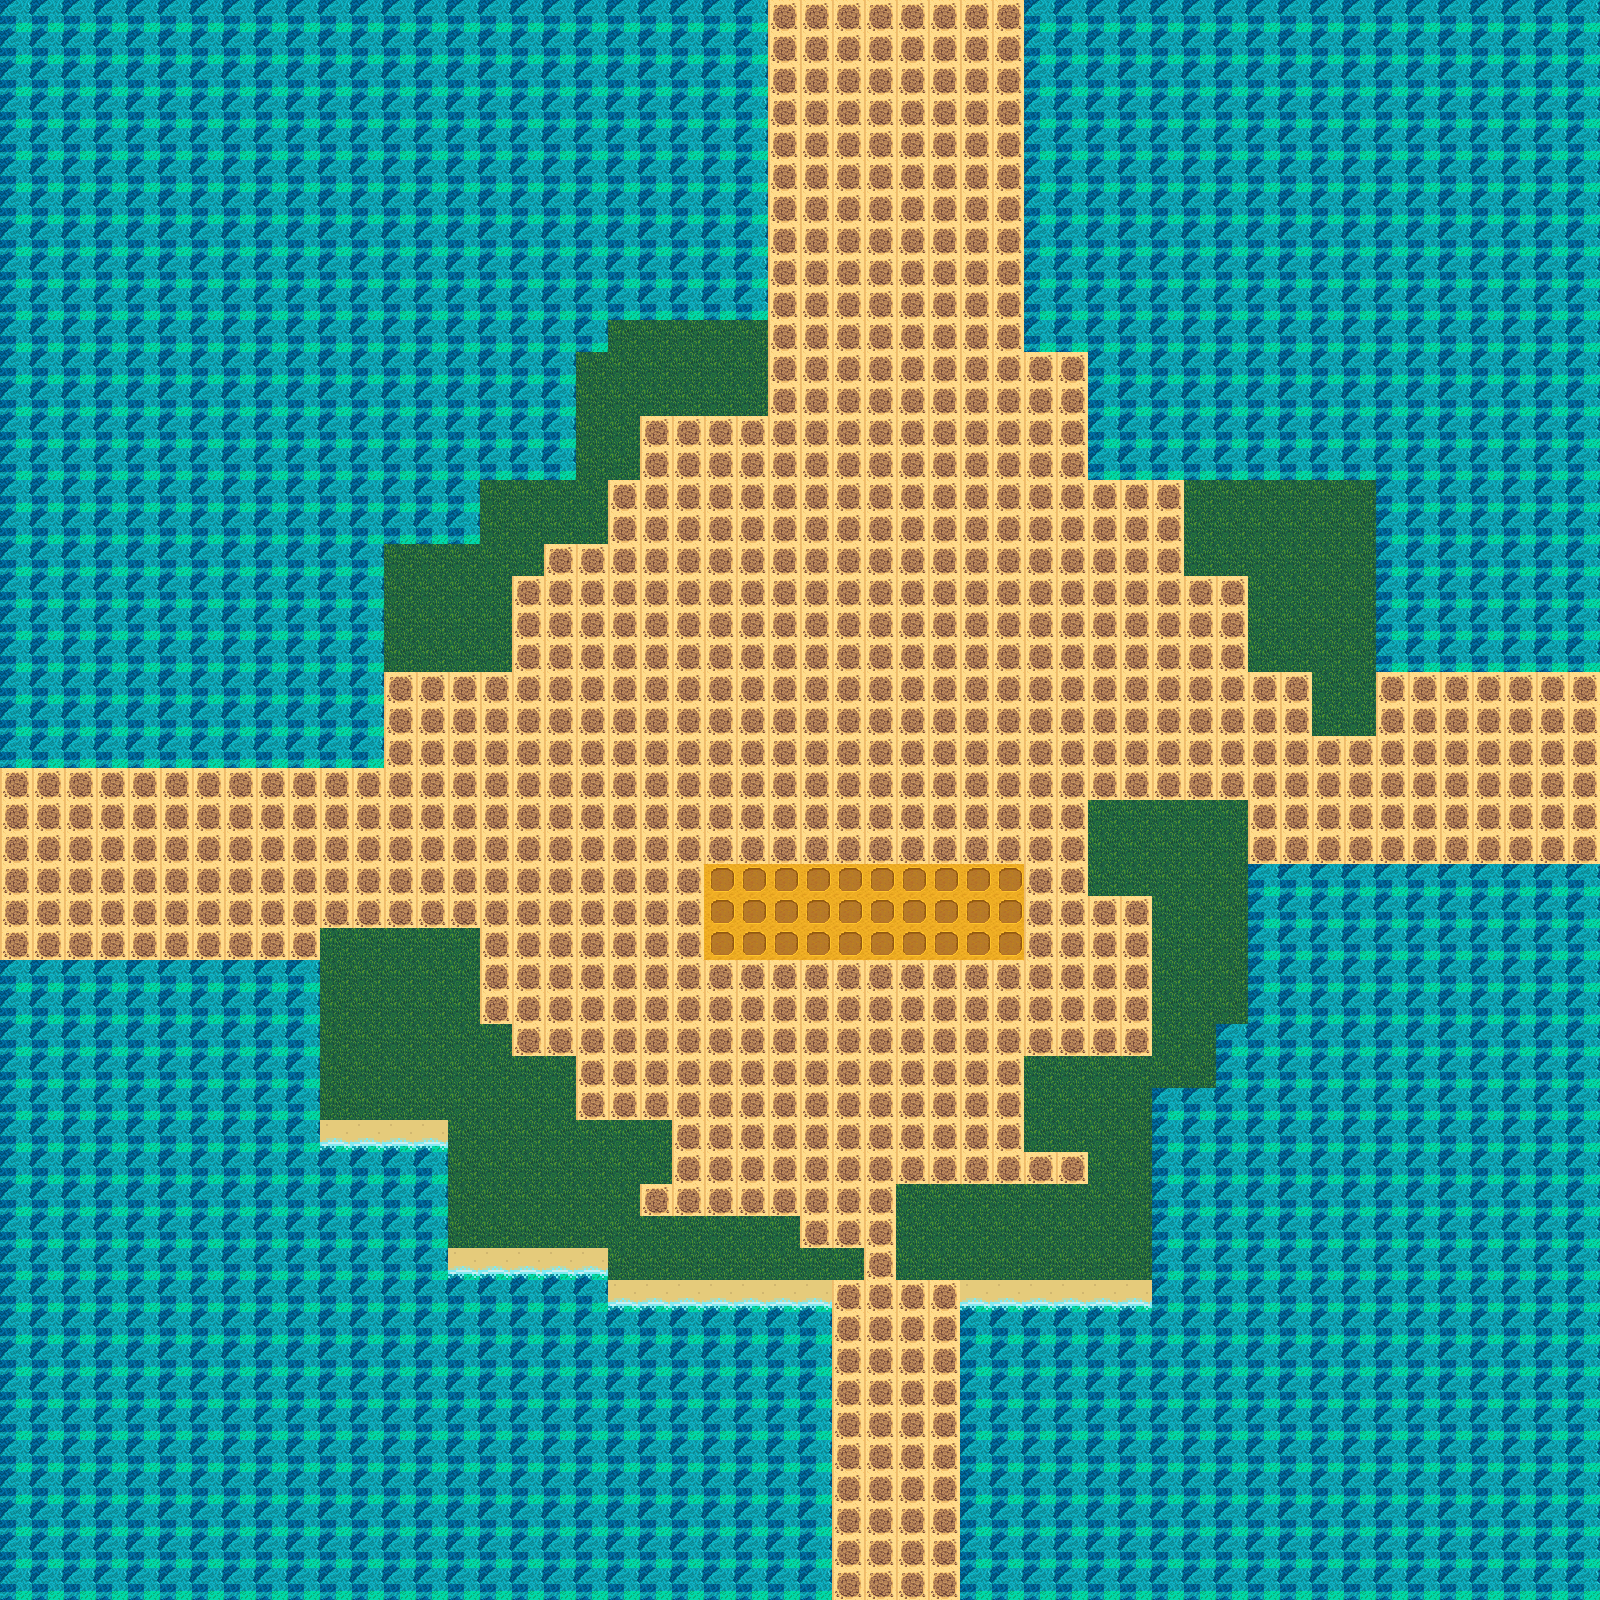

This is a level from a 2D game, rendered from its Tiled map with the project's own tilesets. A one-line summary and the map file follow, with tile-layer data summarised:
An orthogonal 50x50 tile map with 32x32 px tiles, 3 tile layers (boundary, base, arable), 11 tilesets and 162 objects.

<map version="1.10" tiledversion="1.11.0" orientation="orthogonal" renderorder="right-down" width="50" height="50" tilewidth="32" tileheight="32" infinite="0" nextlayerid="14" nextobjectid="383">
 <tileset firstgid="1" source="boundary_spring.tsx" />
 <tileset firstgid="2" source="base_spring.tsx" />
 <tileset firstgid="5" source="myhouse_1_spring.tsx" />
 <tileset firstgid="6" source="house_1_spring.tsx" />
 <tileset firstgid="7" source="tree_2_spring.tsx" />
 <tileset firstgid="8" source="bushes_1_spring.tsx" />
 <tileset firstgid="9" source="floor.tsx" />
 <tileset firstgid="10" source="bushes.tsx" />
 <tileset firstgid="11" source="boat.tsx" />
 <tileset firstgid="12" source="stone.tsx" />
 <tileset firstgid="13" source="arable.tsx" />
 <layer id="2" name="boundary" width="50" height="50">
  <data>[2500 cells, 2500 non-empty, 1 distinct tile ids]</data>
 </layer>
 <layer id="1" name="base" width="50" height="50">
  <data>[2500 cells, 1025 non-empty, 3 distinct tile ids]</data>
 </layer>
 <layer id="13" name="arable" width="50" height="50">
  <data>[2500 cells, 30 non-empty, 1 distinct tile ids]</data>
 </layer>
 <objectgroup id="8" name="static_1" locked="1">
  <object id="345" gid="11" x="248.333" y="656" width="90" height="56" />
  <object id="346" gid="11" x="423" y="393.333" width="90" height="56" />
  <object id="347" gid="11" x="1347" y="308" width="90" height="56" />
  <object id="348" gid="11" x="1368.33" y="1234.67" width="90" height="56" />
  <object id="349" gid="11" x="535" y="1474.67" width="90" height="56" />
  <object id="350" gid="11" x="99" y="1241.33" width="90" height="56" />
  <object id="351" gid="11" x="1168.33" y="1369.33" width="90" height="56" />
  <object id="352" gid="11" x="1369.67" y="1044" width="90" height="56" />
  <object id="353" gid="11" x="1243" y="1141.33" width="90" height="56" />
  <object id="354" gid="11" x="1464.33" y="553.333" width="90" height="56" />
  <object id="355" gid="11" x="1120.33" y="321.333" width="90" height="56" />
 </objectgroup>
 <objectgroup id="9" name="static_4">
  <object id="212" gid="9" x="594.667" y="701.333" width="16" height="15" />
  <object id="213" gid="9" x="632" y="697.333" width="16" height="15" />
  <object id="214" gid="9" x="613.333" y="704" width="16" height="15" />
  <object id="215" gid="9" x="598.667" y="736" width="16" height="15" />
  <object id="216" gid="9" x="584" y="730.667" width="16" height="15" />
  <object id="217" gid="9" x="620" y="722.667" width="16" height="15" />
  <object id="218" gid="9" x="594.667" y="717.333" width="16" height="15" />
  <object id="219" gid="9" x="633.333" y="725.333" width="16" height="15" />
  <object id="220" gid="9" x="622.667" y="721.333" width="16" height="15" />
  <object id="221" gid="9" x="612" y="726.667" width="16" height="15" />
  <object id="222" gid="9" x="620" y="736" width="16" height="15" />
  <object id="223" gid="9" x="640" y="738.667" width="16" height="15" />
  <object id="224" gid="9" x="640" y="696" width="16" height="15" />
  <object id="225" gid="9" x="618.667" y="696" width="16" height="15" />
  <object id="226" gid="9" x="597.333" y="700" width="16" height="15" />
  <object id="227" gid="9" x="644" y="701.333" width="16" height="15" />
  <object id="228" gid="9" x="570.667" y="716" width="16" height="15" />
  <object id="229" gid="9" x="573.333" y="753.333" width="16" height="15" />
  <object id="230" gid="9" x="602.667" y="753.333" width="16" height="15" />
  <object id="231" gid="9" x="645.333" y="774.667" width="16" height="15" />
  <object id="232" gid="9" x="617.333" y="754.667" width="16" height="15" />
  <object id="233" gid="9" x="589.333" y="768" width="16" height="15" />
  <object id="234" gid="9" x="618.667" y="773.333" width="16" height="15" />
  <object id="235" gid="9" x="652" y="737.333" width="16" height="15" />
  <object id="236" gid="9" x="557.333" y="728" width="16" height="15" />
  <object id="237" gid="9" x="582.667" y="688" width="16" height="15" />
  <object id="238" gid="9" x="545.333" y="704" width="16" height="15" />
  <object id="239" gid="9" x="568" y="678.667" width="16" height="15" />
  <object id="240" gid="9" x="565.333" y="702.667" width="16" height="15" />
  <object id="241" gid="9" x="540" y="734.667" width="16" height="15" />
  <object id="242" gid="9" x="554.667" y="776" width="16" height="15" />
  <object id="243" gid="9" x="537.333" y="750.667" width="16" height="15" />
  <object id="244" gid="9" x="544" y="754.667" width="16" height="15" />
  <object id="245" gid="9" x="568" y="745.333" width="16" height="15" />
  <object id="246" gid="9" x="572" y="765.333" width="16" height="15" />
  <object id="247" gid="9" x="618.667" y="777.333" width="16" height="15" />
  <object id="248" gid="9" x="608" y="674.667" width="16" height="15" />
  <object id="249" gid="9" x="661.333" y="710.667" width="16" height="15" />
  <object id="250" gid="9" x="636" y="768" width="16" height="15" />
  <object id="251" gid="9" x="656" y="756" width="16" height="15" />
  <object id="252" gid="9" x="640" y="753.333" width="16" height="15" />
  <object id="253" gid="9" x="652" y="716" width="16" height="15" />
  <object id="254" gid="9" x="922.667" y="1089.33" width="16" height="15" />
  <object id="255" gid="9" x="944" y="1094.67" width="16" height="15" />
  <object id="256" gid="9" x="928" y="1097.33" width="16" height="15" />
  <object id="257" gid="9" x="925.333" y="1136" width="16" height="15" />
  <object id="258" gid="9" x="898.667" y="1125.33" width="16" height="15" />
  <object id="259" gid="9" x="926.667" y="1124" width="16" height="15" />
  <object id="260" gid="9" x="909.333" y="1104" width="16" height="15" />
  <object id="261" gid="9" x="950.667" y="1112" width="16" height="15" />
  <object id="262" gid="9" x="953.333" y="1132" width="16" height="15" />
  <object id="263" gid="9" x="901.333" y="1141.33" width="16" height="15" />
  <object id="264" gid="9" x="942.667" y="1157.33" width="16" height="15" />
  <object id="265" gid="9" x="932" y="1108" width="16" height="15" />
  <object id="266" gid="9" x="966.667" y="1102.67" width="16" height="15" />
  <object id="267" gid="9" x="944" y="1078.67" width="16" height="15" />
  <object id="268" gid="9" x="968" y="1137.33" width="16" height="15" />
  <object id="269" gid="9" x="906.667" y="1157.33" width="16" height="15" />
  <object id="270" gid="9" x="924" y="1156" width="16" height="15" />
  <object id="271" gid="9" x="974.667" y="1156" width="16" height="15" />
  <object id="272" gid="9" x="988" y="1117.33" width="16" height="15" />
  <object id="273" gid="9" x="969.333" y="1084" width="16" height="15" />
  <object id="274" gid="9" x="950.667" y="1177.33" width="16" height="15" />
  <object id="275" gid="9" x="989.333" y="1172" width="16" height="15" />
  <object id="276" gid="9" x="998.667" y="1132" width="16" height="15" />
  <object id="277" gid="9" x="960" y="1152" width="16" height="15" />
  <object id="278" gid="9" x="973.333" y="1176" width="16" height="15" />
  <object id="279" gid="9" x="962.667" y="1112" width="16" height="15" />
  <object id="280" gid="9" x="990.667" y="1085.33" width="16" height="15" />
  <object id="281" gid="9" x="1002.67" y="1144" width="16" height="15" />
  <object id="282" gid="9" x="980" y="1141.33" width="16" height="15" />
  <object id="283" gid="9" x="885.333" y="1118.67" width="16" height="15" />
  </objectgroup>
 <objectgroup id="10" name="static_5">
  <!-- 16 objects omitted --></objectgroup>
 <objectgroup id="5" name="obj_mv_1">
  <!-- 10 objects omitted --></objectgroup>
 <objectgroup id="12" name="static_2">
  <!-- 24 objects omitted --></objectgroup>
 <objectgroup id="7" name="obj_fb_2">
  <!-- 20 objects omitted --></objectgroup>
 <objectgroup id="3" name="house">
  <!-- 2 objects omitted --></objectgroup>
 <objectgroup id="4" name="myhouse">
  <!-- 1 objects omitted --></objectgroup>
</map>
<!-- 79 of 162 objects omitted -->
